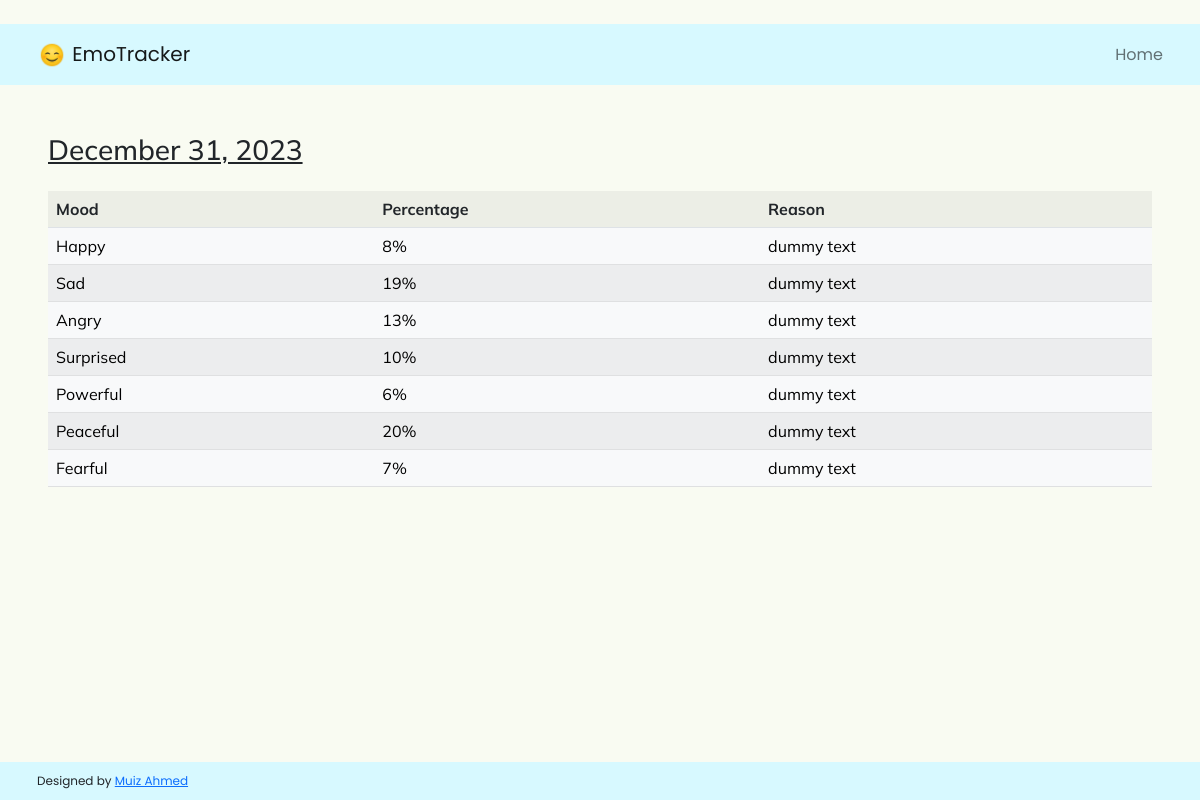
The app's page /date-view/2023-12-31 (signed in) with its own data.
### tables this page shows
CREATE TABLE "User_Mood" (
entry_id INT REFERENCES Entry(id) NOT NULL,
mood_id INT REFERENCES Moods(id) NOT NULL,
percentage INT NOT NULL,
reason TEXT
);

CREATE TABLE 'Moods' ('id' INTEGER PRIMARY KEY AUTOINCREMENT NOT NULL, "mood" TEXT NOT NULL, emoji TEXT NOT NULL DEFAULT '');

### app.py (the view)
@app.route("/date-view/<date>", methods=["GET"])
@login_required
def show_date_view(date):
    user_id = session["user_id"]
    try:
        formatted_date = (datetime.strptime(date, date_format)).strftime(
            "%B %d, %Y"
        )  # Try to parse the date
    except ValueError:
        flash("Invalid date format. Please pick a date from below")
        return redirect(url_for("date_view"))
    data = db.execute(
        "SELECT Moods.mood, User_Mood.percentage, User_Mood.reason FROM User_Mood \
                        JOIN Moods ON User_Mood.mood_id = Moods.id \
                        JOIN Entry ON User_Mood.entry_id = Entry.id \
                        WHERE user_id = ? AND Entry.date = ? \
                        AND User_Mood.percentage > 0",
        user_id,
        date,
    )
    if not data:
        flash("Sorry, no data found! Pick another date")
        return redirect(url_for("date_view"))
    return render_template("show-date-view.html", date=formatted_date, data=data)

### app.py (called while the page is built)
@app.after_request
def after_request(response):
    response.headers["Cache-Control"] = "no-cache, no-store, must-revalidate"
    response.headers["Expires"] = 0
    response.headers["Pragma"] = "no-cache"
    return response

### helpers.py (called while the page is built)
def login_required(f):
    @wraps(f)
    def decorated_function(*args, **kwargs):
        if session.get("user_id") is None:
            return redirect("/login")
        return f(*args, **kwargs)
    return decorated_function

### templates/show-date-view.html
{% extends "layout.html" %} {% block title %}: View Logs {% endblock %} {% block nav_link %}<a
  class="nav-link"
  href="{{ url_for('index') }}"
  >Home</a
>{% endblock %} {% block main %} {% if data %}
<p class="h3 mb-4 text-decoration-underline">{{ date }}</p>
<table class="table table-striped">
  <th>Mood</th>
  <th>Percentage</th>
  <th>Reason</th>
  {% for row in data %}
  <tr class="table-light">
    <td>{{ row["mood"].title() }}</td>
    <td>{{ row["percentage"] }}%</td>
    <td>{{ row["reason"] }}</td>
  </tr>
  {% endfor %}
</table>
{% else %}
<p class="h3">Data doesn't exist for this date!</p>
{% endif %} {% endblock %}

### static/styles.css (style rules this page uses)
* { box-sizing: border-box; }
body { background-color: #f9fbf2; }

### records on screen
User_Mood: mood "Happy", percentage "8", reason "dummy text"
User_Mood: mood "Sad", percentage "19", reason "dummy text"
User_Mood: mood "Angry", percentage "13", reason "dummy text"
User_Mood: mood "Surprised", percentage "10", reason "dummy text"
User_Mood: mood "Powerful", percentage "6", reason "dummy text"
User_Mood: mood "Peaceful", percentage "20", reason "dummy text"
User_Mood: mood "Fearful", percentage "7", reason "dummy text"

### other values on screen
{{ date }} "December 31, 2023"
